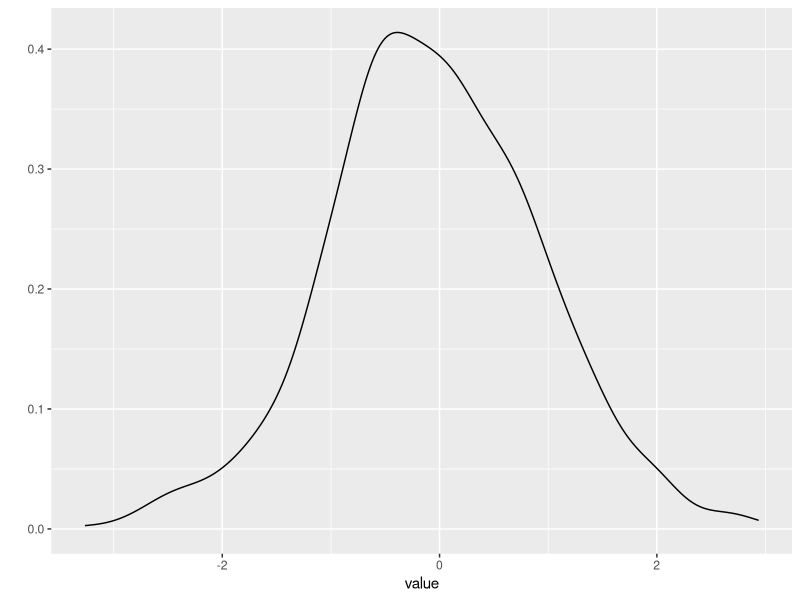

Write R code to recreate this figure.
library(ggplot2)

d.norm <- data.frame(value=rnorm(1000))

#Quick plot density function
qplot(data=d.norm, x=value, geom="density")